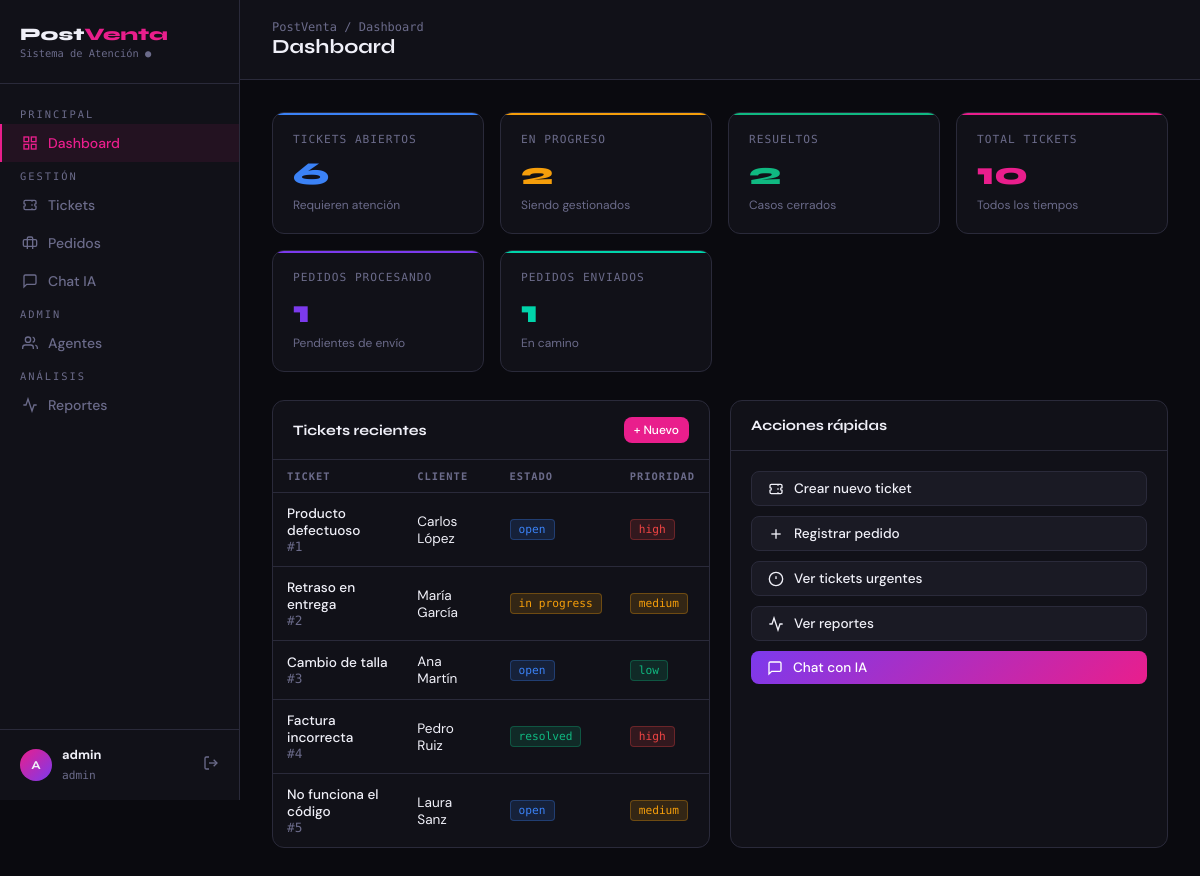
Page / (signed in) on the earlier database version.
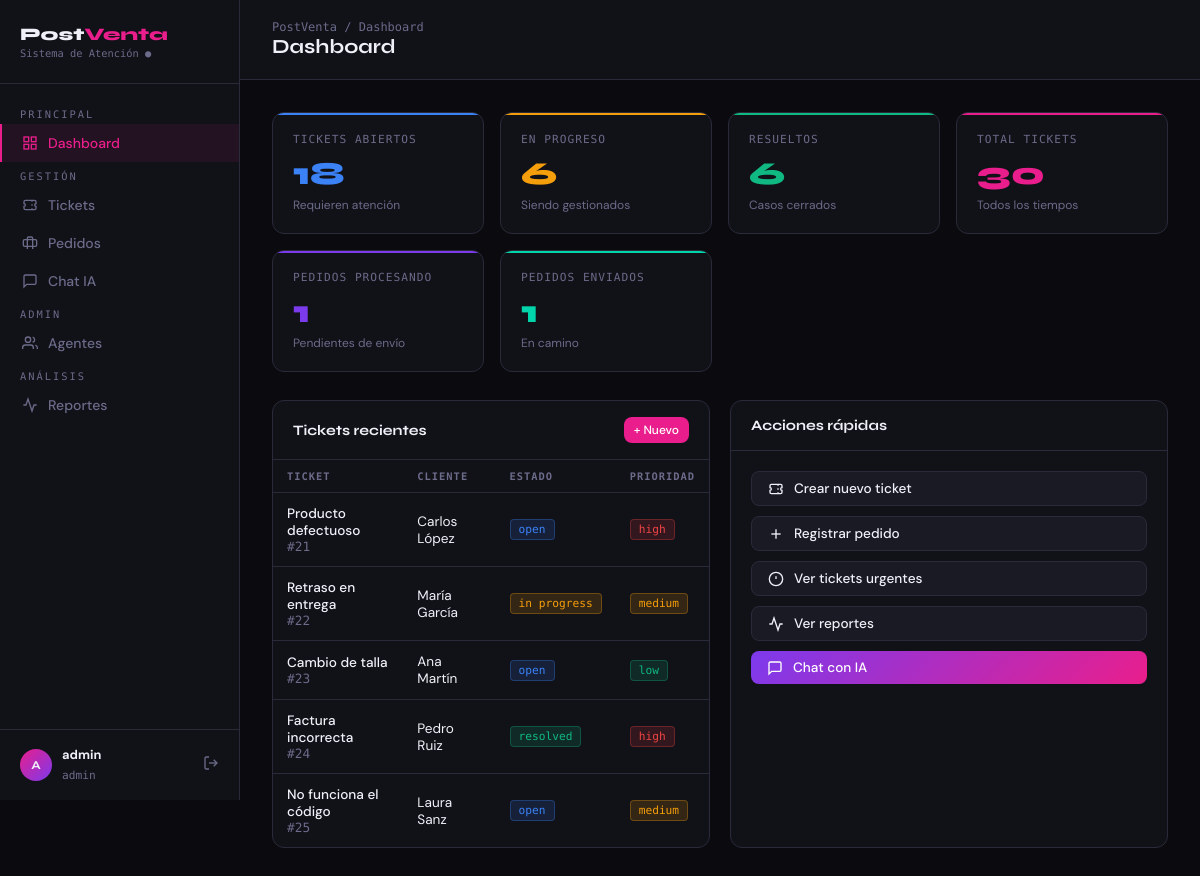
Same page on the later database version.
### tables this page shows
CREATE TABLE tickets (
        id INTEGER PRIMARY KEY AUTOINCREMENT,
        title TEXT NOT NULL,
        description TEXT NOT NULL,
        status TEXT DEFAULT 'open',
        priority TEXT DEFAULT 'medium',
        category TEXT DEFAULT 'general',
        customer_name TEXT NOT NULL,
        customer_email TEXT NOT NULL,
        assigned_to INTEGER,
        created_at TIMESTAMP DEFAULT CURRENT_TIMESTAMP,
        updated_at TIMESTAMP DEFAULT CURRENT_TIMESTAMP,
        resolved_at TIMESTAMP,
        FOREIGN KEY (assigned_to) REFERENCES users(id)
    );

### app.py (the view)
@app.route('/')
@login_required
def dashboard():
    conn = get_db()
    stats = {
        'tickets_open': conn.execute("SELECT COUNT(*) FROM tickets WHERE status='open'").fetchone()[0],
        'tickets_inprogress': conn.execute("SELECT COUNT(*) FROM tickets WHERE status='in_progress'").fetchone()[0],
        'tickets_resolved': conn.execute("SELECT COUNT(*) FROM tickets WHERE status='resolved'").fetchone()[0],
        'tickets_total': conn.execute("SELECT COUNT(*) FROM tickets").fetchone()[0],
        'orders_total': conn.execute("SELECT COUNT(*) FROM orders").fetchone()[0],
        'orders_processing': conn.execute("SELECT COUNT(*) FROM orders WHERE status='processing'").fetchone()[0],
        'orders_shipped': conn.execute("SELECT COUNT(*) FROM orders WHERE status='shipped'").fetchone()[0],
    }
    recent_tickets = conn.execute(
        "SELECT t.*, u.username as agent FROM tickets t LEFT JOIN users u ON t.assigned_to=u.id ORDER BY t.created_at DESC LIMIT 5"
    ).fetchall()
    conn.close()
    return render_template('dashboard.html', stats=stats, recent_tickets=recent_tickets)

### app.py (called while the page is built)
def get_db():
    conn = sqlite3.connect(DB)
    conn.row_factory = sqlite3.Row
    return conn

def login_required(f):
    from functools import wraps
    @wraps(f)
    def decorated(*args, **kwargs):
        if 'user_id' not in session:
            return redirect(url_for('login'))
        return f(*args, **kwargs)
    return decorated

### templates/dashboard.html (shortened to what the changed rows need)
{% extends "base.html" %}
{% block page_title %}Dashboard{% endblock %}
{% block content %}
<div class="stats-grid">
  <div class="stat-card" style="--accent-color:#3b82f6">
    <div class="label">Tickets abiertos</div>
    <div class="value">{{ stats.tickets_open }}</div>
    <div class="sub">Requieren atención</div>
  </div>
  <div class="stat-card" style="--accent-color:#f59e0b">
    <div class="label">En progreso</div>
    <div class="value">{{ stats.tickets_inprogress }}</div>
    <div class="sub">Siendo gestionados</div>
  </div>
  <div class="stat-card" style="--accent-color:#10b981">
    <div class="label">Resueltos</div>
    <div class="value">{{ stats.tickets_resolved }}</div>
    <div class="sub">Casos cerrados</div>
  </div>
  <div class="stat-card" style="--accent-color:#e91e8c">
    <div class="label">Total tickets</div>
    <div class="value">{{ stats.tickets_total }}</div>
    <div class="sub">Todos los tiempos</div>
  </div>
</div>
<div class="grid-2">
  <div class="card">
    <div class="table-wrap">
      <table>
        <thead><tr><th>Ticket</th><th>Cliente</th><th>Estado</th><th>Prioridad</th></tr></thead>
        <tbody>
        {% for t in recent_tickets %}
        <tr style="cursor:pointer" onclick="location.href='/tickets/{{ t.id }}'">
          <td>
            <div style="font-weight:500;font-size:.85rem">{{ t.title[:35] }}{% if t.title|length > 35 %}…{% endif %}</div>
            <div class="text-muted font-mono">#{{ t.id }}</div>
          </td>
          <td>{{ t.customer_name }}</td>
          <td><span class="badge badge-{{ t.status }}">{{ t.status|replace('_',' ') }}</span></td>
          <td><span class="badge badge-{{ t.priority }}">{{ t.priority }}</span></td>
        </tr>
        {% endfor %}
        </tbody>
      </table>
    </div>
  </div>
</div>
{% endblock %}

Differences in the rows shown:
no longer on this page (row unchanged): tickets: title "Producto defectuoso", id "1", customer_name "Carlos López", status "open", priority "high"
no longer on this page (row unchanged): tickets: title "Retraso en entrega", id "2", customer_name "María García", status "in progress", priority "medium"
no longer on this page (row unchanged): tickets: title "Cambio de talla", id "3", customer_name "Ana Martín", status "open", priority "low"
no longer on this page (row unchanged): tickets: title "Factura incorrecta", id "4", customer_name "Pedro Ruiz", status "resolved", priority "high"
no longer on this page (row unchanged): tickets: title "No funciona el código", id "5", customer_name "Laura Sanz", status "open", priority "medium"
added tickets: title "Producto defectuoso", id "21", customer_name "Carlos López", status "open", priority "high"
added tickets: title "Retraso en entrega", id "22", customer_name "María García", status "in progress", priority "medium"
added tickets: title "Cambio de talla", id "23", customer_name "Ana Martín", status "open", priority "low"
added tickets: title "Factura incorrecta", id "24", customer_name "Pedro Ruiz", status "resolved", priority "high"
added tickets: title "No funciona el código", id "25", customer_name "Laura Sanz", status "open", priority "medium"
Other differences:
{{ stats.tickets_open }}: "6" → "18"
{{ stats.tickets_inprogress }}: "2" → "6"
{{ stats.tickets_resolved }}: "2" → "6"
{{ stats.tickets_total }}: "10" → "30"
